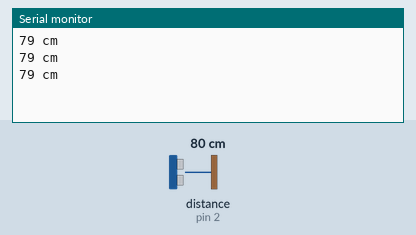
Simulated run of this sketch. Board: Arduino Uno, built with avr-gcc and run on an emulated ATmega328P. On the bench: the last lines printed to the serial monitor. Wiring (inferred from the names in the program): ultrasonic range finder: trigger pin 3; echo pin 2. The test bench sets the inputs (shaded band); at power-on: distance to the obstacle (sensor on pin 2) 80 cm. The echo pulse lasts 58.3 µs per cm.

Above: at 1.3 s.
1.4 s: distance to the obstacle (sensor on pin 2) set to 2 cm
At 1.83 s:
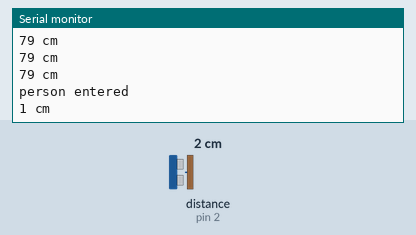
3.5 s: distance to the obstacle (sensor on pin 2) set to 250 cm
At 4.0 s:
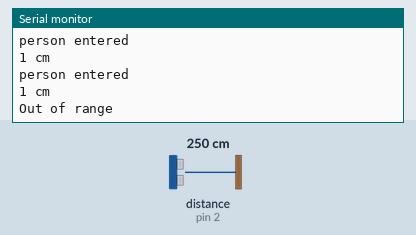

The sketch:

counterforclass.ino
```cpp
#define trig1Pin 3
#define echo1Pin 2
#define trig2Pin 5
#define echo2Pin 4
long count = 0;

void setup() {
  Serial.begin (9600);
  pinMode(trig1Pin, OUTPUT);
  pinMode(echo1Pin, INPUT);
  pinMode(trig2Pin, OUTPUT);
  pinMode(echo2Pin, INPUT);

}

void loop() {
  long duration, distance;
  //long duration2, distance2;
  digitalWrite(trig1Pin, LOW);  // send low signal
  delayMicroseconds(2); // wait
  digitalWrite(trig1Pin, HIGH); //send high signal
//  delayMicroseconds(1000); - Removed this line
  delayMicroseconds(10); // Added this line
  digitalWrite(trig1Pin, LOW);
  duration = pulseIn(echo1Pin, HIGH);
  distance = (duration/2) / 29.1;
  if (distance < 10) {  // if the distance is less than 10 cm..
    digitalWrite(13,HIGH); // turn on light
    Serial.println("person entered");

}
  else {
    digitalWrite(13,LOW);

  }
  if (distance >= 200 || distance <= 0){
    Serial.println("Out of range");
  }
  else {
    Serial.print(distance);
    Serial.println(" cm");
  }
  delay(500);
}
```

Measured:
- after the input at 1.4 s, the serial monitor: prints a new line after 0.12 s (image 1)
- after the input at 3.5 s, the serial monitor: prints a new line at once (image 2)
